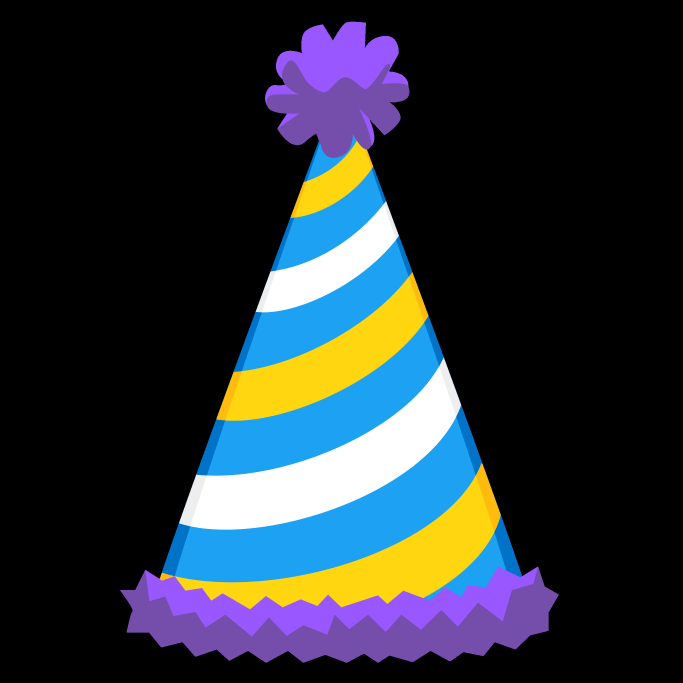
#> input picture hat.png, 2048 x 2048 px (shown at 1/3 size)
$ python hat_effect.py
#> lines starting #> are read from the running program, lines starting #| are printed output that depends on the picture; after the words box and inside, x2 and y2 are one past the last pixel; in counts of white or black regions, pixels touching at a corner belong together
import cv2

face = cv2.CascadeClassifier(cv2.data.haarcascades + 'haarcascade_frontalface_default.xml')
img = cv2.imread('hat.png')
#> img is the input picture: shape (2048, 2048, 3); mean B, G, R 53.8, 46.6, 39.8

cap = cv2.VideoCapture(0)

while True:
    _, frame = cap.read()
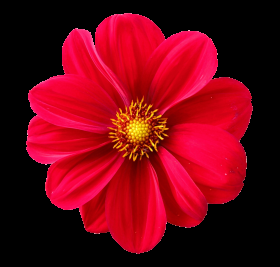
#> input picture flower.png, 280 x 267 px, given in place of the camera
#> frame is the input picture: shape (267, 280, 3); mean B, G, R 19.4, 4.9, 109.1
    gray = cv2.cvtColor(frame, cv2.COLOR_BGR2GRAY)
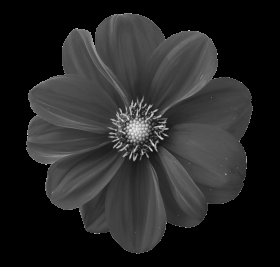
#> gray: shape (267, 280); min 0, max 236, mean 37.7
    faces = face.detectMultiScale(gray, 1.1, 5, 30)
#> faces = [[12, 12, 237, 237]]

    for (x,y,w,h) in faces:
        hf = frame[0:y, x:x+w]
        hx, hy, _ = hf.shape
        hat = cv2.resize(img, (hy, hx))

        result = cv2.add(hf, hat)
        gray_result = cv2.cvtColor(result, cv2.COLOR_BGR2GRAY)


        for i in range(hx):
            for j in range(hy):
                if gray_result[i][j] == 255:
                    result[i][j] = [0,0,0]

        frame[0:y, x:x+w] = result
#> this loop made 1 pass
#> (x, y, w, h, hx, hy) on pass 1: (12, 12, 237, 237, 12, 237)
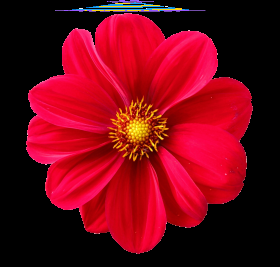
#> frame: shape (267, 280, 3); 0.98% of pixels changed, all inside (x1, y1, x2, y2) = (55, 0, 206, 12)


    cv2.imshow('hat_effect', frame)
    if cv2.waitKey(1) & 0xFF == ord('q'):
#> (key q is pressed here)
        break

cap.release()
cv2.destroyAllWindows()
